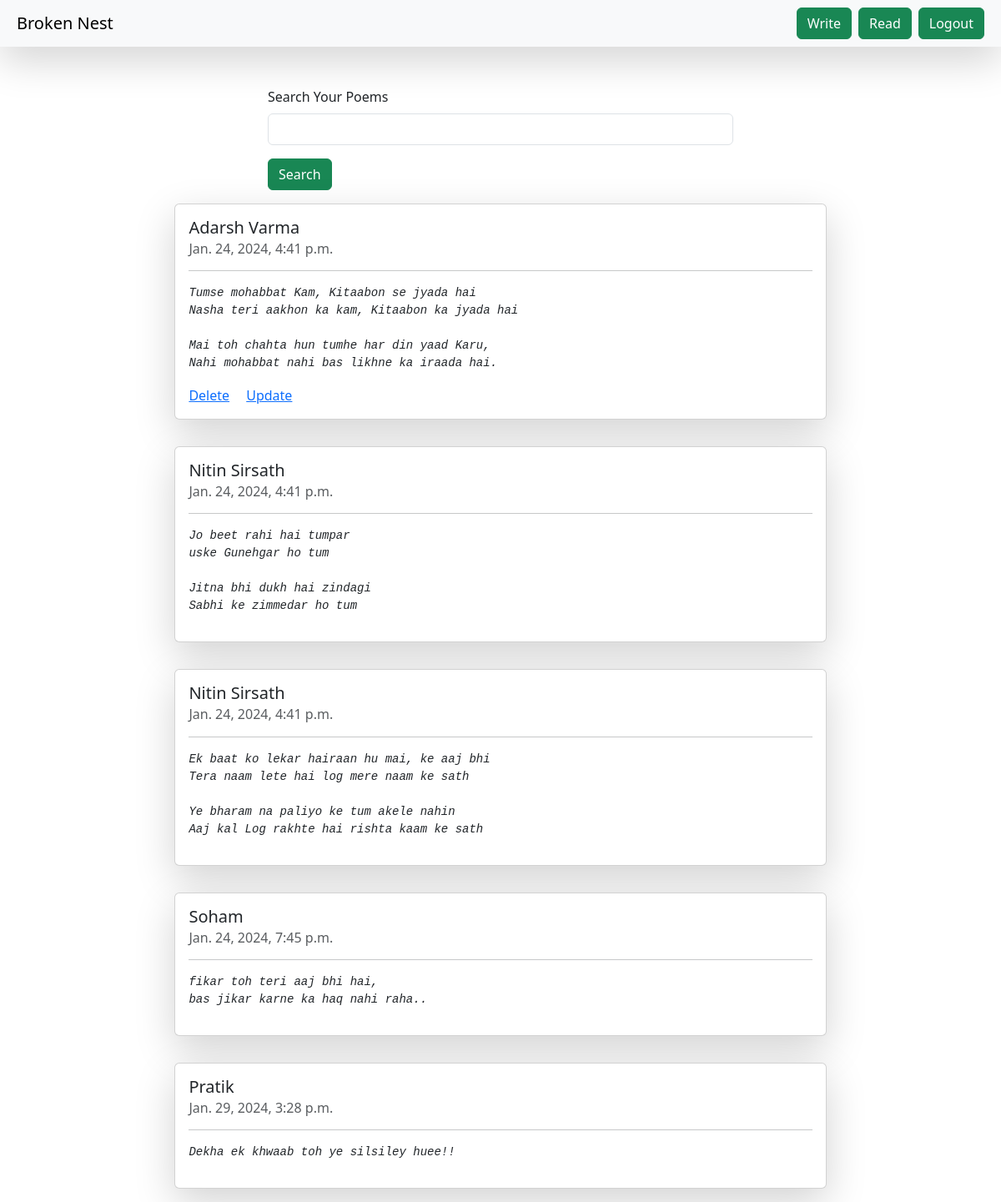
/ (signed in), run on the app's committed database.
### brokennest/models.py (models this page shows)
class books(models.Model):
    user = models.ForeignKey(User,on_delete = models.SET_NULL, null=True,blank=True)
    note_name = models.CharField(max_length = 200)
    note_description = models.TextField()
    created_time = models.DateTimeField(null=True)

### brokennest/views.py (the view)
# urls.py: path("", homepage, name = "homepage"),
def homepage(request):
    queryset = books.objects.all()
    if request.GET.get("Search"):
         queryset = queryset.filter(note_name__icontains = request.GET.get("Search"))
    context = {"notebook":queryset}
    return render(request, "notebook.html", context)

### brokennest/templates/notebook.html
{% extends "base.html" %}
{% block start %}
    <div class = "container mt-5">
          <div class="mt-5">
            <div class="mx-auto col-6">
            <form>
              <div class="mb-3">
                <label for="exampleInputEmail1" class="form-label">Search Your Poems</label>
                <input name="Search" type="text" class="form-control">
              </div>
              <button type="submit" class="btn btn-success">Search</button>
            </form>
            </div>
          </div>
          <div class="d-flex flex-column align-items-center">
            {% for note in notebook %}
            <div class="card my-3 shadow-lg" style="width: 70%;">
              <div class="card-body">
                <h5 class="card-title">{{note.note_name}}</h5>
                <h6 class="card-subtitle mb-2 text-muted">{{note.created_time}}</h6>
                <hr>
                <i class="card-text"><pre mt-2>{{ note.note_description }}</pre></i>
                {% if request.user.is_authenticated and request.user == note.user %}
                <a href="{% url 'delete_note' note.id %}" class="card-link">Delete</a>
                <a href="{% url 'update_note' note.id %}" class="card-link">Update</a>
                {% endif %}
              </div>
            </div>
            {% endfor %}
          </div>
    </div>
{% endblock %}

### data on the page
books: note_name "Adarsh Varma", created_time "Jan. 24, 2024, 4:41 p.m.", note_description "Tumse mohabbat Kam, Kitaabon se jyada hai Nasha teri aakhon ka kam, Kitaabon ka jyada hai Mai toh chahta hun tumhe har din yaad Karu, Nahi mohabbat nahi bas likhne ka iraada hai.", shows "Delete"
books: note_name "Nitin Sirsath", created_time "Jan. 24, 2024, 4:41 p.m.", note_description "Jo beet rahi hai tumpar uske Gunehgar ho tum Jitna bhi dukh hai zindagi Sabhi ke zimmedar ho tum"
books: note_name "Nitin Sirsath", created_time "Jan. 24, 2024, 4:41 p.m.", note_description "Ek baat ko lekar hairaan hu mai, ke aaj bhi Tera naam lete hai log mere naam ke sath Ye bharam na paliyo ke tum akele nahin Aaj kal Log rakhte hai rishta kaam ke sath"
books: note_name "Soham", created_time "Jan. 24, 2024, 7:45 p.m.", note_description "fikar toh teri aaj bhi hai, bas jikar karne ka haq nahi raha.."
books: note_name "Pratik", created_time "Jan. 29, 2024, 3:28 p.m.", note_description "Dekha ek khwaab toh ye silsiley huee!!"
